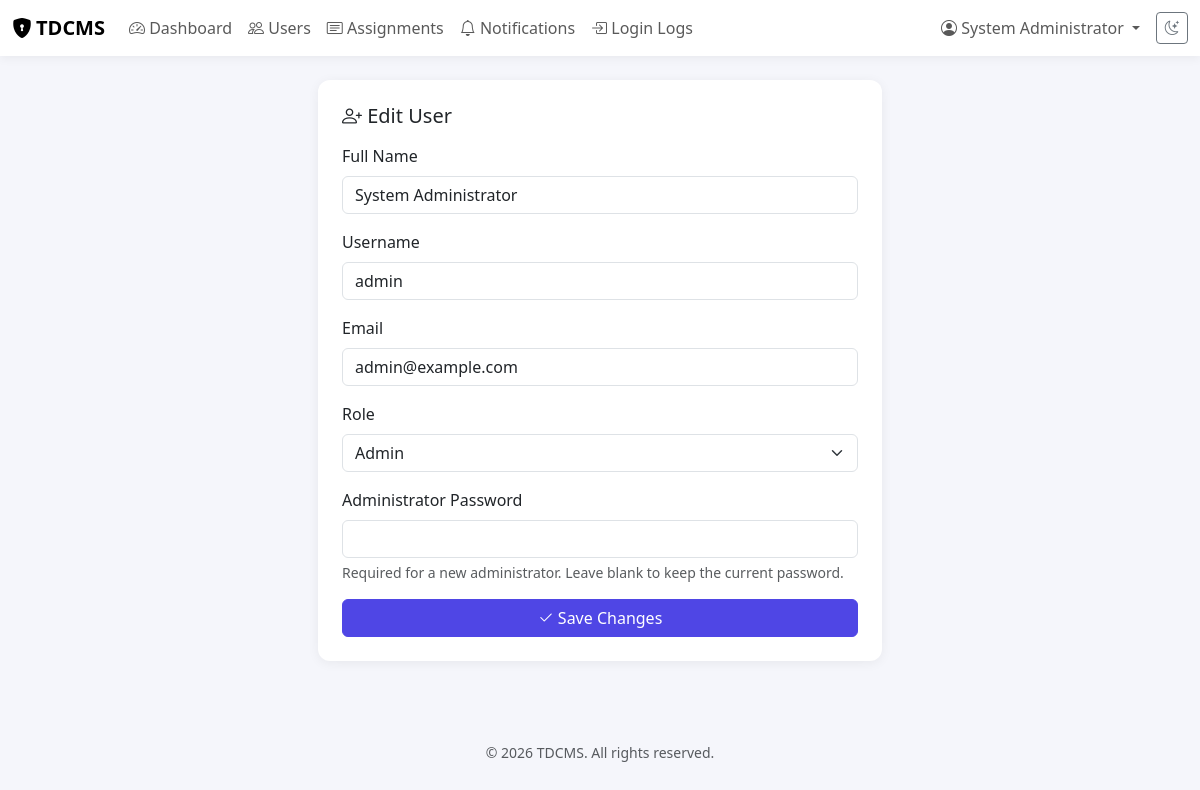
/index.php?page=admin_user_form&id=1 (signed in), run on the app's committed database.
### tables this page shows
CREATE TABLE `users` (
    `id`               INT UNSIGNED NOT NULL AUTO_INCREMENT,
    `full_name`        VARCHAR(120)  NOT NULL,
    `username`         VARCHAR(60)   NOT NULL,
    `email`            VARCHAR(150)  NOT NULL,
    `password_hash`    VARCHAR(255)  NULL DEFAULT NULL,
    `role`             ENUM('admin','user') NOT NULL DEFAULT 'user',
    `status`           ENUM('active','disabled') NOT NULL DEFAULT 'active',
    `failed_attempts`  TINYINT UNSIGNED NOT NULL DEFAULT 0,
    `locked_until`     DATETIME NULL DEFAULT NULL,
    `last_login_at`    DATETIME NULL DEFAULT NULL,
    `password_changed_at` DATETIME NULL DEFAULT NULL,
    `created_at`       DATETIME NOT NULL DEFAULT CURRENT_TIMESTAMP,
    `updated_at`       DATETIME NOT NULL DEFAULT CURRENT_TIMESTAMP ON UPDATE CURRENT_TIMESTAMP,
    PRIMARY KEY (`id`),
    UNIQUE KEY `uq_users_username` (`username`),
    UNIQUE KEY `uq_users_email` (`email`),
    KEY `idx_users_role_status` (`role`, `status`)
);

### index.php (called while the page is built, shortened)
<?php
$page   = $_GET['page'] ?? null;
$page = $page ?: (is_logged_in() ? (is_admin() ? 'admin_dashboard' : 'dashboard') : 'login');
$viewMap = [
    'login'                => __DIR__ . '/views/auth/login.php',
    'dashboard'             => __DIR__ . '/views/user/dashboard.php',
    'history'               => __DIR__ . '/views/user/history.php',
    'admin_dashboard'       => __DIR__ . '/views/admin/dashboard.php',
    'admin_users'           => __DIR__ . '/views/admin/users.php',
    'admin_user_form'       => __DIR__ . '/views/admin/user_form.php',
    'admin_assignments' => __DIR__ . '/views/admin/businesses.php',
    'admin_business_form' => __DIR__ . '/views/admin/business_form.php',
    'admin_business_details' => __DIR__ . '/views/admin/business_details.php',
    'admin_business_content' => __DIR__ . '/views/admin/business_content.php',
    'admin_individual_assignments' => __DIR__ . '/views/admin/individual_assignments.php',
    'admin_bulk_assign'     => __DIR__ . '/views/admin/bulk_assign.php',
    'admin_login_logs'      => __DIR__ . '/views/admin/login_logs.php',
    'admin_notifications'   => __DIR__ . '/views/admin/notifications.php',
];
require $viewMap[$page];

### models/User.php (called while the page is built, shortened)
<?php
final class User
{
    private PDO $pdo;
    public function __construct(PDO $pdo)
    {
        $this->pdo = $pdo;
    }
    public function findById(int $id): ?array
    {
        $stmt = $this->pdo->prepare('SELECT * FROM users WHERE id = :id LIMIT 1');
        $stmt->execute([':id' => $id]);
        $row = $stmt->fetch();
        return $row ?: null;
    }
}

### includes/functions.php (called while the page is built, shortened)
<?php
function e(?string $value): string
{
    return htmlspecialchars($value ?? '', ENT_QUOTES | ENT_SUBSTITUTE, 'UTF-8');
}

### views/admin/user_form.php (the view, shortened to what this page needs)
<?php
$editId = (int) ($_GET['id'] ?? 0);
$userModel = new User($pdo);
$editUser = $editId > 0 ? $userModel->findById($editId) : null;
$pageTitle = $editUser ? 'Edit User' : 'Create User';
require __DIR__ . '/../../layouts/header.php';
?>
<div class="row justify-content-center">
  <div class="col-12 col-md-8 col-lg-6">
    <div class="card p-4">
      <h5 class="mb-3"><i class="bi bi-person-plus"></i> <?= e($pageTitle) ?></h5>
      <form id="userForm" method="post" action="<?= e(APP_URL) ?>/index.php?action=<?= $editUser ? 'update_user' : 'create_user' ?>" class="js-submit-loading"
            data-has-admin-credential="<?= $editUser && $editUser['role'] === 'admin' && !empty($editUser['password_hash']) ? 'true' : 'false' ?>">
        <div class="mb-3">
          <label class="form-label">Full Name</label>
          <input type="text" class="form-control" name="full_name" required maxlength="120" value="<?= e($editUser['full_name'] ?? '') ?>">
        </div>
        <div class="mb-3">
          <label class="form-label">Username</label>
          <input type="text" class="form-control" name="username" required maxlength="60" pattern="[a-z0-9._-]{3,60}" value="<?= e($editUser['username'] ?? '') ?>">
        </div>
        <div class="mb-3">
          <label class="form-label">Email</label>
          <input type="email" class="form-control" name="email" required maxlength="150" value="<?= e($editUser['email'] ?? '') ?>">
        </div>
        <div class="mb-3">
          <label class="form-label">Role</label>
          <select name="role" class="form-select" required>
            <option value="admin" <?= (($editUser['role'] ?? '') === 'admin') ? 'selected' : '' ?>>Admin</option>
          </select>
        </div>
        <div class="mb-3 d-none" id="adminPasswordGroup">
          <label class="form-label" for="adminPassword">Administrator Password</label>
          <input type="password" class="form-control" id="adminPassword" name="admin_password" minlength="<?= PASSWORD_MIN_LENGTH ?>" maxlength="255" autocomplete="new-password">
          <div class="form-text">Required for a new administrator. Leave blank to keep the current password.</div>
        </div>
        <button type="submit" class="btn btn-primary w-100"><i class="bi bi-check2"></i> <?= $editUser ? 'Save Changes' : 'Create User' ?></button>
      </form>
    </div>
  </div>
</div>
<?php require __DIR__ . '/../../layouts/footer.php'; ?>

### assets/css/style.css (style rules this page uses)
:root { --tdcms-primary: #4f46e5; --tdcms-primary-dark: #3730a3; --tdcms-radius: 0.75rem; --tdcms-bg: #f5f6fb; --tdcms-card-bg: #ffffff; }
html, body { height: 100%; }
body { background-color: var(--tdcms-bg); font-family: "Segoe UI", Roboto, -apple-system, BlinkMacSystemFont, sans-serif; -webkit-tap-highlight-color: transparent; }
.card { background-color: var(--tdcms-card-bg); border: none; border-radius: var(--tdcms-radius); box-shadow: 0 2px 12px rgba(0,0,0,0.06); }
.btn-primary { background-color: var(--tdcms-primary); border-color: var(--tdcms-primary); }

### data on the page
users: full_name "System Administrator", username "admin", email "admin@example.com", role "Admin"

### other printed values
APP_NAME "TDCMS"
$_SESSION['user_name'] "System Administrator"
$pageTitle "Edit User"
